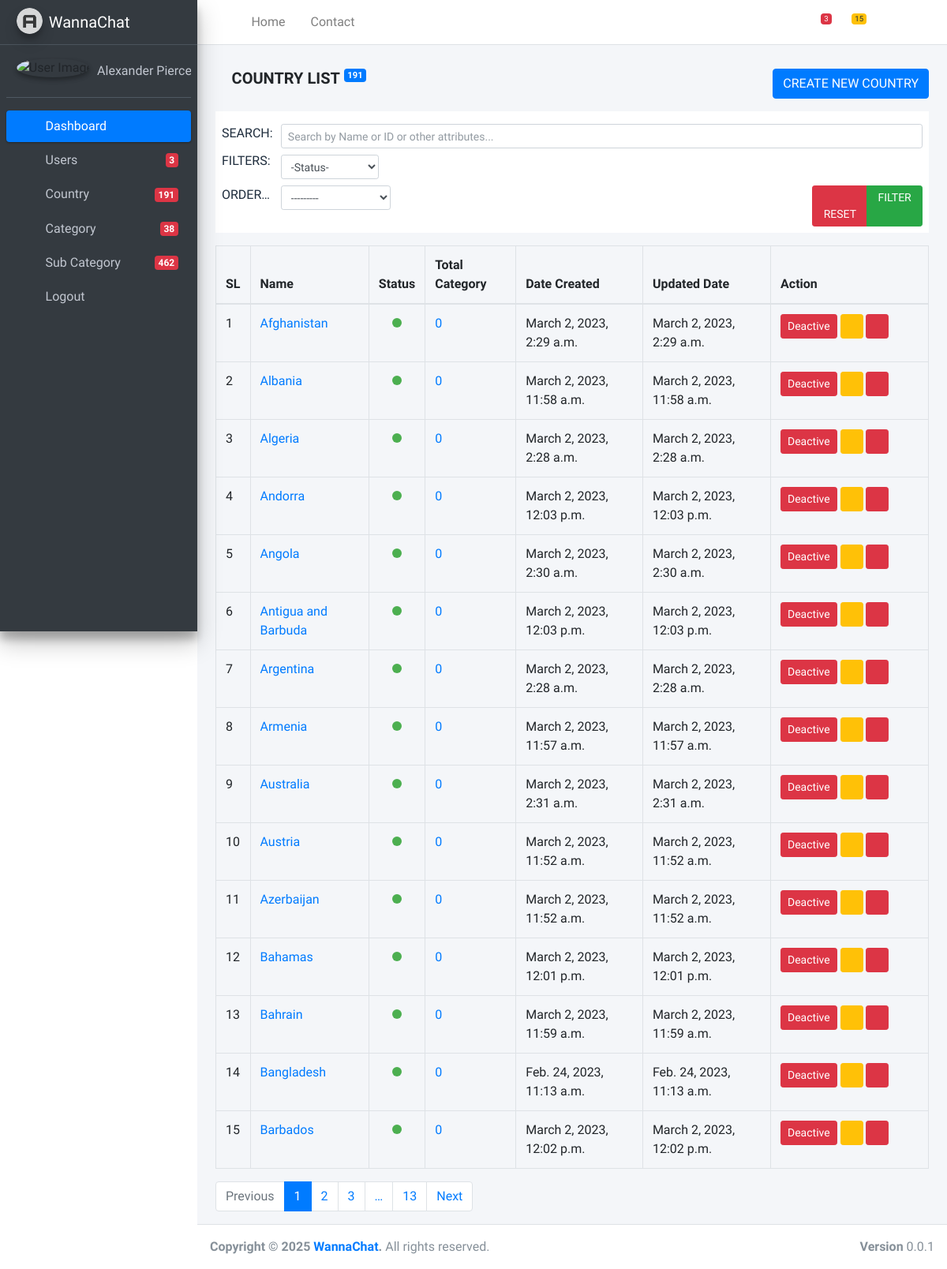
The page /dashboard/country-list/ (signed in) on the database its author committed.
### chatroom/models/country.py (models this page shows, shortened)
class Country(models.Model):
    name = models.CharField(
        max_length=220,
        unique=True,
        verbose_name="Country Name",
        help_text="Enter the official country name.",
        validators=[MinLengthValidator(2)]
    )
    slug = models.SlugField(
        max_length=220,
        unique=True,
        blank=True,
        verbose_name="Country Slug",
        help_text="Auto-generated slug from the country name."
    )
    is_active = models.BooleanField(
        default=True,
        verbose_name="Active Status",
        help_text="Mark as active if the country is currently available."
    )
    created_at = models.DateTimeField(
        auto_now_add=True,
        verbose_name="Created Date",
        help_text="The date and time when the country was created."
    )
    updated_at = models.DateTimeField(
        auto_now=True,
        verbose_name="Updated Date",
        help_text="The date and time when the country was last updated."
    )
    class Meta:
        ordering = ("name",)
        verbose_name = "Country"
        verbose_name_plural = "Countries"
        indexes = [
            models.Index(fields=["name"]),
            models.Index(fields=["slug"]),
        ]
    @property
    def total_chatrooms(self):
        return self.chatroom.count() if hasattr(self, 'chatroom') else 0

### dashboard/views/country.py (the view)
class CountryListView(LoginRequiredMixin, ListView):
    template_name = 'dashboard/country/list.html'
    model = Country
    login_url = "/auth/admin-login/"
    paginate_by = 15
    filterset_form = CountryFilterForm
    def get_queryset(self, **kwargs):
        objects = self.model.objects.all()
        self.filterset = self.filterset_form(
            data=self.request.GET, queryset=objects,
            request=self.request
        )
        return self.filterset.qs
    def get_context_data(self, **kwargs):
        context = super().get_context_data(**kwargs)
        context['total'] = self.filterset.qs.count()
        context['filterset_form'] = self.filterset.form
        return context

### templates/dashboard/country/list.html (shortened to what this page needs)
{% extends 'dashboard/base/base.html' %}
{% load static %}
{% block content %}
<div class="row">
    <div class="col-md-12">
        <div class="tile">
            <div class="tile-body">
                <div class="table-responsive">
                    <div id="sampleTable_wrapper" class="dataTables_wrapper container-fluid dt-bootstrap4 no-footer">
                        <div class="row">
                            <div class="col-md-12 col-lg-12 mb-3">
                                <div class="row">
                                    <div class="col-md-8">
                                        <h5>
                                            <i class="fa fa-list"></i> <strong class="my-floor"> COUNTRY LIST</strong>
                                            <sup class="d-print-none"><span class="badge badge-primary" title="Number of Food">{{ total }}</span></sup>
                                        </h5>
                                    </div>
                                    <div class="col-md-4 text-right">
                                        <a class="btn btn-primary" href="{% url 'dashboard:country_create' %}">CREATE NEW COUNTRY</a>
                                    </div>
                                </div>
                            </div>
                            <div class="col-md-12 col-lg-12 mb-3">
                                {% include 'dashboard/snippets/filterset_form.html' with filterset_form=filterset_form %}
                            </div>
                        </div>
                        <div class="row">
                            <div class="col-sm-12">
                                <table class="table table-hover table-bordered dataTable no-footer" id="sampleTable" role="grid" aria-describedby="sampleTable_info">
                                    <thead>
                                        <tr role="row">
                                            <th>SL</th>
                                            <th>Name</th>
                                            <th>Status</th>
                                            <th>Total Category</th>
                                            <th>Date Created</th>
                                            <th>Updated Date</th>
                                            <th>Action</th>
                                        </tr>
                                    </thead>
                                    <tbody>
                                        {% for object in object_list %}
                                            <tr role="row" class="odd">
                                                <td class="sorting_1">{{ forloop.counter }}</td>
                                                <td>
                                                    <a href="">{{ object.name }}</a>
                                                </td>
                                                <td class="text-center">
                                                    {% if object.is_active %}
                                                        <b class="pill_active"></b>
                                                    {% else %}
                                                        <b class="pill_deactive"></b>
                                                    {% endif %}
                                                </td>
                                                <td>
                                                    <a href="{% url 'dashboard:category_list' %}?q=&country={{ object.pk }}">{{ object.total_chatrooms }}</a>
                                                </td>
                                                <td>{{ object.created_at }}</td>
                                                <td>{{ object.updated_at }}</td>
                                                <td width="200px">
                                                    {% if object.is_active %}
                                                        <button type="button" class="btn btn-danger btn-sm" data-toggle="modal" data-target="#activeDeactiveModal_{{ object.pk }}">
                                                            Deactive
                                                        </button>
                                                    {% else %}
                                                        <button type="button" class="btn btn-info btn-sm" data-toggle="modal" data-target="#activeDeactiveModal_{{ object.pk }}">
                                                            Active
                                                        </button>
                                                    {% endif %}
                                                    <a href="{% url 'dashboard:country_edit' object.pk %}" class="btn btn-warning btn-sm" title="Edit {{ object.title }}"><i class="fa fa-edit"></i></a>
                                                    <button type="button" class="btn btn-danger btn-sm" data-toggle="modal" data-target="#deleteModal_{{ object.pk }}"><i class="fa fa-trash"></i></button>
                                                </td>
                                            </tr>
                                        {% empty %}
                                            <tr>
                                                <td colspan="11" class="text-center text-danger font-weight-bold">No category found.</td>
                                            </tr>
                                        {% endfor %}
                                    </tbody>
                                </table>
                            </div>
                        </div>
                        <nav aria-label="Page navigation example">
                            <ul class="pagination">
                                {% if page_obj.has_previous %}
                                    <li class="page-item">
                                        <a class="page-link" href="?page={{ page_obj.previous_page_number }}">Previous</a>
                                    </li>
                                {% else %}
                                    <li class="page-item disabled">
                                        <a class="page-link" href="#" tabindex="-1" aria-disabled="true">Previous</a>
                                    </li>
                                {% endif %}
                                {% for i in page_obj.paginator.page_range %}
                                    {% if page_obj.number == i %}
                                        <li class="page-item active" aria-current="page"><span class="page-link">{{ i }}<span class="sr-only">(current)</span></span>
                                        </li>
                                    {% elif i > page_obj.number|add:'-3' and i < page_obj.number|add:'3' %}
                                        <li class="page-item"><a class="page-link" href="?page={{ i }}">{{ i }}</a></li>
                                    {% endif %}
                                {% endfor %}
                                {% if page_obj.paginator.num_pages > page_obj.number|add:'2' %}
                                    <li class="page-item"><a class="page-link" href="?page={{ page_obj.number|add:'3' }}">&hellip;</a></li>
                                    <li class="page-item">
                                        <a class="page-link"
                                        href="?page={{ page_obj.paginator.num_pages }}">{{ page_obj.paginator.num_pages }}</a>
                                    </li>
                                {% endif %}
                                {% if page_obj.has_next %}
                                    <li class="page-item">
                                        <a class="page-link" href="?page={{ page_obj.next_page_number }}">Next</a>
                                    </li>
                                {% else %}
                                    <li class="page-item disabled">
                                        <a class="page-link" href="#" tabindex="-1" aria-disabled="true">Next</a>
                                    </li>
                                {% endif %}
                            </ul>
                        </nav>
                    </div>
                </div>
            </div>
        </div>
    </div>
</div>
{% endblock content %}

### rows shown on the page
Country: name "Afghanistan", is_active True (drawn), total_chatrooms "0", created_at "March 2, 2023, 2:29 a.m.", updated_at "March 2, 2023, 2:29 a.m."
Country: name "Albania", is_active True (drawn), total_chatrooms "0", created_at "March 2, 2023, 11:58 a.m.", updated_at "March 2, 2023, 11:58 a.m."
Country: name "Algeria", is_active True (drawn), total_chatrooms "0", created_at "March 2, 2023, 2:28 a.m.", updated_at "March 2, 2023, 2:28 a.m."
Country: name "Andorra", is_active True (drawn), total_chatrooms "0", created_at "March 2, 2023, 12:03 p.m.", updated_at "March 2, 2023, 12:03 p.m."
Country: name "Angola", is_active True (drawn), total_chatrooms "0", created_at "March 2, 2023, 2:30 a.m.", updated_at "March 2, 2023, 2:30 a.m."
Country: name "Antigua and Barbuda", is_active True (drawn), total_chatrooms "0", created_at "March 2, 2023, 12:03 p.m.", updated_at "March 2, 2023, 12:03 p.m."
Country: name "Argentina", is_active True (drawn), total_chatrooms "0", created_at "March 2, 2023, 2:28 a.m.", updated_at "March 2, 2023, 2:28 a.m."
Country: name "Armenia", is_active True (drawn), total_chatrooms "0", created_at "March 2, 2023, 11:57 a.m.", updated_at "March 2, 2023, 11:57 a.m."
Country: name "Australia", is_active True (drawn), total_chatrooms "0", created_at "March 2, 2023, 2:31 a.m.", updated_at "March 2, 2023, 2:31 a.m."
Country: name "Austria", is_active True (drawn), total_chatrooms "0", created_at "March 2, 2023, 11:52 a.m.", updated_at "March 2, 2023, 11:52 a.m."
Country: name "Azerbaijan", is_active True (drawn), total_chatrooms "0", created_at "March 2, 2023, 11:52 a.m.", updated_at "March 2, 2023, 11:52 a.m."
Country: name "Bahamas", is_active True (drawn), total_chatrooms "0", created_at "March 2, 2023, 12:01 p.m.", updated_at "March 2, 2023, 12:01 p.m."
Country: name "Bahrain", is_active True (drawn), total_chatrooms "0", created_at "March 2, 2023, 11:59 a.m.", updated_at "March 2, 2023, 11:59 a.m."
Country: name "Bangladesh", is_active True (drawn), total_chatrooms "0", created_at "Feb. 24, 2023, 11:13 a.m.", updated_at "Feb. 24, 2023, 11:13 a.m."
Country: name "Barbados", is_active True (drawn), total_chatrooms "0", created_at "March 2, 2023, 12:02 p.m.", updated_at "March 2, 2023, 12:02 p.m."

### other values the page prints
{{ total_user }} "3"
{{ total_country }} "191"
{{ total_category }} "38"
{{ total_subcategory }} "462"
{{ total }} "191"
{{ i }} "1"
{{ i }} "2" "3"
{{ page_obj.paginator.num_pages }} "13"
